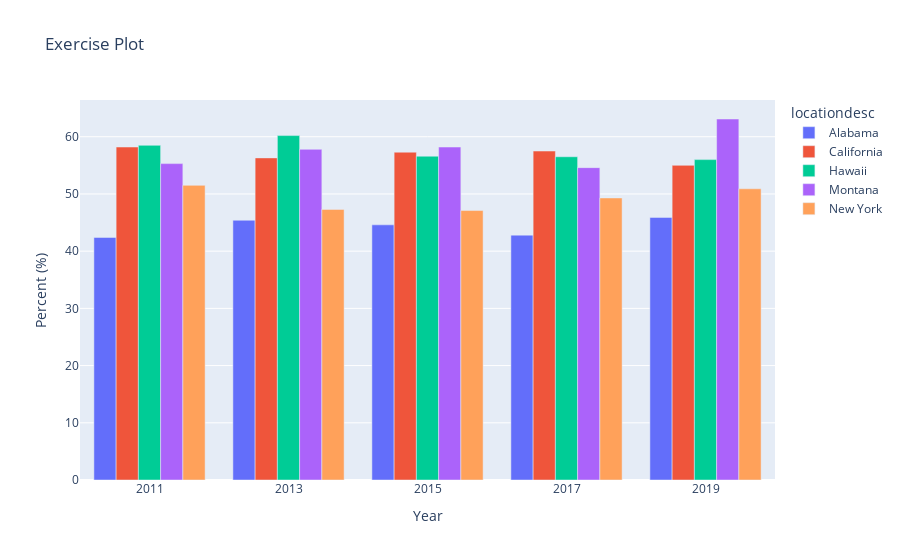

The cell this chart's notebook holds for it:
### Code cell
fig = px.bar(exercise_df, x='yearstart', y='data_value',
             color='locationdesc', 
             barmode = 'group',
             labels={
                  "data_value": "Percent (%)",
                  "yearstart": "Year"
              }, 
             title='Exercise Plot')
fig.show()

### Figure 1 — Plotly figure (JSON) as saved in the notebook; plotly's stock layout.template omitted (floating-point values rounded to 4 significant figures)
{"data": [{"alignmentgroup": "True", "hovertemplate": "locationdesc=Alabama<br>Year=%{x}<br>Percent (%)=%{y}<extra></extra>", "legendgroup": "Alabama", "marker": {"color": "#636efa", "pattern": {"shape": ""}}, "name": "Alabama", "offsetgroup": "Alabama", "orientation": "v", "showlegend": true, "textposition": "auto", "type": "bar", "x": [2019, 2017, 2015, 2013, 2011], "xaxis": "x", "y": [45.9, 42.8, 44.6, 45.4, 42.4], "yaxis": "y"}, {"alignmentgroup": "True", "hovertemplate": "locationdesc=California<br>Year=%{x}<br>Percent (%)=%{y}<extra></extra>", "legendgroup": "California", "marker": {"color": "#EF553B", "pattern": {"shape": ""}}, "name": "California", "offsetgroup": "California", "orientation": "v", "showlegend": true, "textposition": "auto", "type": "bar", "x": [2019, 2017, 2015, 2013, 2011], "xaxis": "x", "y": [55, 57.5, 57.3, 56.3, 58.2], "yaxis": "y"}, {"alignmentgroup": "True", "hovertemplate": "locationdesc=Hawaii<br>Year=%{x}<br>Percent (%)=%{y}<extra></extra>", "legendgroup": "Hawaii", "marker": {"color": "#00cc96", "pattern": {"shape": ""}}, "name": "Hawaii", "offsetgroup": "Hawaii", "orientation": "v", "showlegend": true, "textposition": "auto", "type": "bar", "x": [2019, 2017, 2015, 2013, 2011], "xaxis": "x", "y": [56, 56.5, 56.6, 60.2, 58.5], "yaxis": "y"}, {"alignmentgroup": "True", "hovertemplate": "locationdesc=Montana<br>Year=%{x}<br>Percent (%)=%{y}<extra></extra>", "legendgroup": "Montana", "marker": {"color": "#ab63fa", "pattern": {"shape": ""}}, "name": "Montana", "offsetgroup": "Montana", "orientation": "v", "showlegend": true, "textposition": "auto", "type": "bar", "x": [2019, 2017, 2015, 2013, 2011], "xaxis": "x", "y": [63.1, 54.6, 58.2, 57.8, 55.3], "yaxis": "y"}, {"alignmentgroup": "True", "hovertemplate": "locationdesc=New York<br>Year=%{x}<br>Percent (%)=%{y}<extra></extra>", "legendgroup": "New York", "marker": {"color": "#FFA15A", "pattern": {"shape": ""}}, "name": "New York", "offsetgroup": "New York", "orientation": "v", "showlegend": true, "textposition": "auto", "type": "bar", "x": [2019, 2017, 2015, 2013, 2011], "xaxis": "x", "y": [50.9, 49.3, 47.1, 47.3, 51.5], "yaxis": "y"}], "layout": {"barmode": "group", "legend": {"title": {"text": "locationdesc"}, "tracegroupgap": 0}, "title": {"text": "Exercise Plot"}, "xaxis": {"anchor": "y", "domain": [0, 1], "title": {"text": "Year"}}, "yaxis": {"anchor": "x", "domain": [0, 1], "title": {"text": "Percent (%)"}}}}
